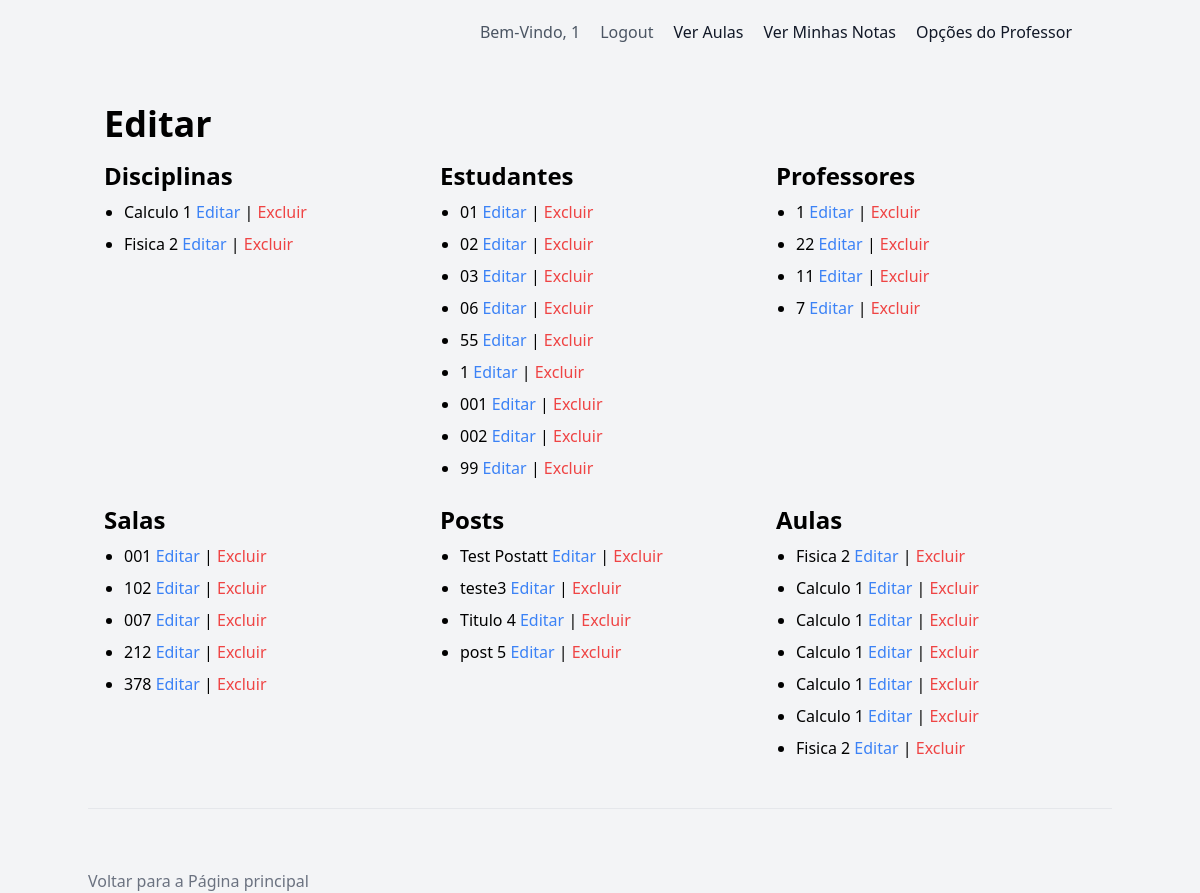
The app's page /editar/ (signed in), older data.
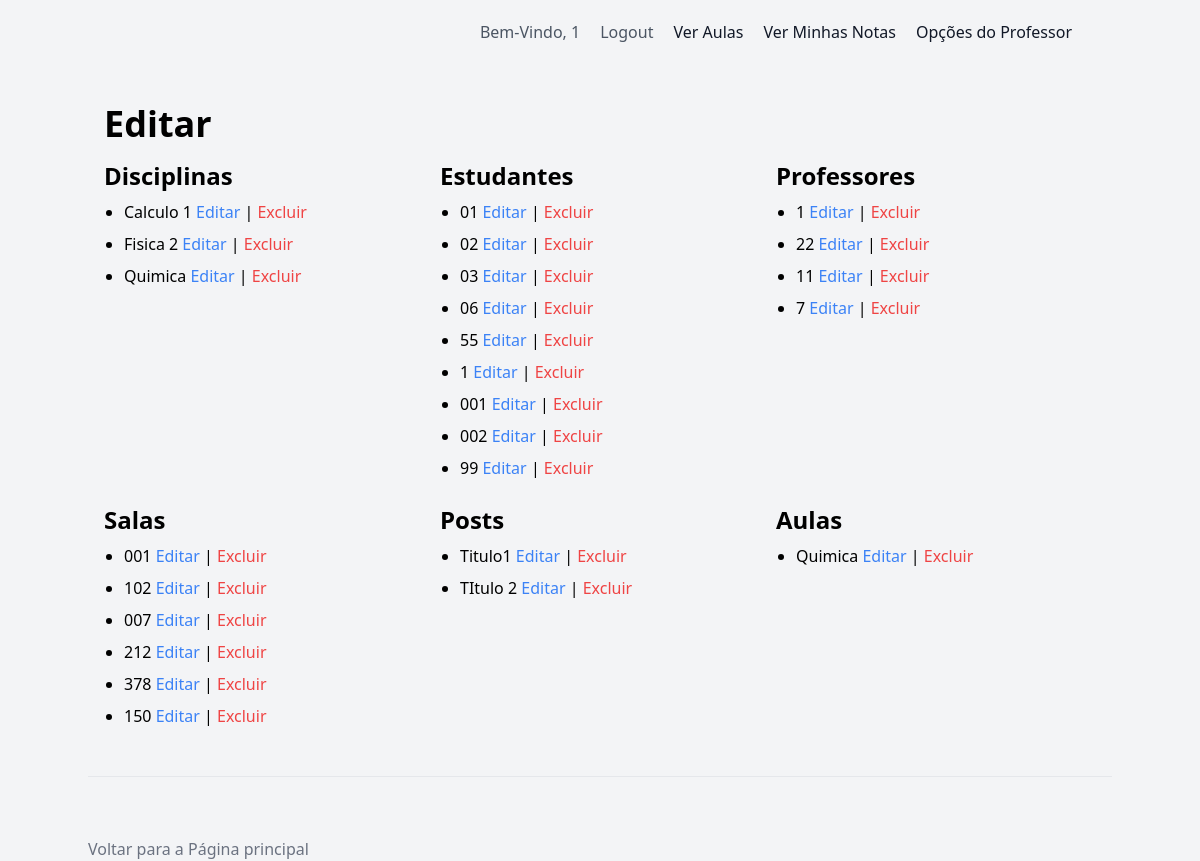
The same page, newer data.
### pi/models.py (models this page shows, shortened)
class Disciplina(models.Model):
    nome = models.CharField(max_length=100)
    codigo = models.CharField(max_length=10)
    professor = models.ForeignKey('Professor', on_delete=models.SET_NULL, null=True)
    sala = models.ForeignKey('Sala', on_delete=models.SET_NULL, null=True)
    horario_inicio = models.TimeField()
    horario_fim = models.TimeField()
    def __str__(self):
        return self.nome

class Estudante(AbstractUser):
    username = None
    email = None
    numero_estudante = models.CharField(max_length=255, unique=True)
    nome = models.CharField(max_length=100, null=True)
    matricula = models.CharField(max_length=50, null=True)
    curso = models.ForeignKey('Curso', on_delete=models.CASCADE, null=True)
    data_entrada = models.DateField(null=True)
    idade = models.IntegerField(null=True)
    endereco = models.CharField(max_length=400, null=True)
    cpf = models.CharField(max_length=14, null=True)
    rg = models.CharField(max_length=9, null=True)
    senha = models.CharField(max_length=150)
    aulas = models.ManyToManyField('Aula')
    reprovado = models.BooleanField(default=False)
    groups = models.ManyToManyField(
        'auth.Group',
        blank=True,
        help_text='The groups this user belongs to. A user will get all permissions granted to each of their groups.',
        related_name="estudante_groups",
        verbose_name='groups',
    )
    user_permissions = models.ManyToManyField(
        'auth.Permission',
        blank=True,
        help_text='Specific permissions for this user.',
        related_name="estudante_permissions",
        verbose_name='user permissions',
    )
    USERNAME_FIELD = 'numero_estudante'
    PASSWORD_FIELD = 'senha'
    REQUIRED_FIELDS = []
    class Meta:
        verbose_name = 'estudante'
        verbose_name_plural = 'estudantes'
        db_table = 'auth_estudante'

class Professor(AbstractUser):
    cordenador = models.CharField(max_length=100, null=True)
    nome = models.CharField(max_length=100, null=True)
    formacao = models.CharField(max_length=100, null=True)
    numero_funcionario = models.CharField(max_length=255, unique=True)
    senhap = models.CharField(max_length=150)
    aulas = models.ManyToManyField('Aula', related_name='professores')
    groups = models.ManyToManyField(
        'auth.Group',
        blank=True,
        help_text='The groups this user belongs to. A user will get all permissions granted to each of their groups.',
        related_name="professor_groups",
        verbose_name='groups',
    )
    user_permissions = models.ManyToManyField(
        'auth.Permission',
        blank=True,
        help_text='Specific permissions for this user.',
        related_name="professor_permissions",
        verbose_name='user permissions',
    )
    USERNAME_FIELD = 'numero_funcionario'
    PASSWORD_FIELD = 'senhap'
    class Meta:
        verbose_name = 'professor'
        verbose_name_plural = 'professors'
        db_table = 'auth_professor'
    @property
    def is_professor(self):
        return True

class Sala(models.Model):
    numero = models.CharField(max_length=10)
    bloco = models.CharField(max_length=1)

class Post(models.Model):
    title = models.CharField(max_length=200)
    description = models.CharField(max_length=300)
    content = models.TextField()
    date_posted = models.DateTimeField(auto_now_add=True)
    author = models.ForeignKey(settings.AUTH_USER_MODEL, on_delete=models.CASCADE)
    slug = models.SlugField(unique=True, blank=True)
    img_url = models.CharField(max_length=200, blank=True)

class Aula(models.Model):
    alunos = models.ManyToManyField('Estudante', related_name='aulas_estudante')
    professor = models.ForeignKey('Professor', on_delete=models.CASCADE)
    disciplina = models.ForeignKey('Disciplina', on_delete=models.CASCADE)
    sala = models.ForeignKey('Sala', on_delete=models.SET_NULL, null=True)  # Adicionado aqui
    dia_da_semana = models.CharField(max_length=20)
    hora_inicio = models.TimeField()
    hora_fim = models.TimeField()
    numero_lista = models.IntegerField(default=1)

### pi/views.py (the view)
# urls.py: path('editar/', views.editar, name='editar'),
def editar(request):
    aulas = Aula.objects.all()
    disciplinas = Disciplina.objects.all()
    estudantes = Estudante.objects.all()
    posts = Post.objects.all()
    salas = Sala.objects.all()
    professores = Professor.objects.all()
    cursos = Curso.objects.all()
    return render(request, 'editar.html', {
        'aulas': aulas,
        'disciplinas': disciplinas,
        'estudantes': estudantes,
        'posts': posts,
        'salas': salas,
        'professores': professores,
        'cursos' : cursos
    })

### pi/templates/editar.html
{% extends 'base.html' %}
{% block content %}
<div class="container mx-auto px-4">
    <h1 class="text-4xl font-bold mb-4">Editar</h1>
    <div class="grid grid-cols-6 gap-4">
        <div class="col-span-2">
            <h2 class="text-2xl font-bold mb-2">Disciplinas</h2>
            <ul class="list-disc pl-5">
                {% for disciplina in disciplinas %}
                <li class="mb-2">
                    {{ disciplina.nome }}
                    <a href="{% url 'editar_disciplina' disciplina.id %}" class="text-blue-500 hover:text-blue-800">Editar</a>
                    |
                    <a href="{% url 'excluir_disciplina' disciplina.id %}" class="text-red-500 hover:text-red-800">Excluir</a>
                </li>
                {% empty %}
                <li>Nenhuma disciplina encontrada.</li>
                {% endfor %}
            </ul>
        </div>
        <div class="col-span-2">
            <h2 class="text-2xl font-bold mb-2">Estudantes</h2>
            <ul class="list-disc pl-5">
                {% for estudante in estudantes %}
                <li class="mb-2">
                    {{ estudante.numero_estudante }}
                    <a href="{% url 'editar_estudante' estudante.id %}" class="text-blue-500 hover:text-blue-800">Editar</a>
                    |
                    <a href="{% url 'excluir_estudante' estudante.id %}" class="text-red-500 hover:text-red-800">Excluir</a>
                </li>
                {% empty %}
                <li>Nenhum estudante encontrado.</li>
                {% endfor %}
            </ul>
        </div>
        <div class="col-span-2">
            <h2 class="text-2xl font-bold mb-2">Professores</h2>
            <ul class="list-disc pl-5">
                {% for professor in professores %}
                <li class="mb-2">
                    {{ professor.numero_funcionario }}
                    <a href="{% url 'editar_professor' professor.id %}" class="text-blue-500 hover:text-blue-800">Editar</a>
                    |
                    <a href="{% url 'excluir_professor' professor.id %}" class="text-red-500 hover:text-red-800">Excluir</a>
                </li>
                {% empty %}
                <li>Nenhum professor encontrado.</li>
                {% endfor %}
            </ul>
        </div>
        <div class="col-span-2">
            <h2 class="text-2xl font-bold mb-2">Salas</h2>
            <ul class="list-disc pl-5">
                {% for sala in salas %}
                <li class="mb-2">
                    {{ sala.numero }}
                    <a href="{% url 'editar_sala' sala.id %}" class="text-blue-500 hover:text-blue-800">Editar</a>
                    |
                    <a href="{% url 'excluir_sala' sala.id %}" class="text-red-500 hover:text-red-800">Excluir</a>
                </li>
                {% empty %}
                <li>Nenhuma sala encontrada.</li>
                {% endfor %}
            </ul>
        </div>
        <div class="col-span-2">
            <h2 class="text-2xl font-bold mb-2">Posts</h2>
            <ul class="list-disc pl-5">
                {% for post in posts %}
                <li class="mb-2">
                    {{ post.title }}
                    <a href="{% url 'editar_post' post.id %}" class="text-blue-500 hover:text-blue-800">Editar</a>
                    |
                    <a href="{% url 'excluir_post' post.id %}" class="text-red-500 hover:text-red-800">Excluir</a>
                </li>
                {% empty %}
                <li>Nenhum post encontrado.</li>
                {% endfor %}
            </ul>
        </div>
        <div class="col-span-2">
            <h2 class="text-2xl font-bold mb-2">Aulas</h2>
            <ul class="list-disc pl-5">
                {% for aula in aulas %}
                <li class="mb-2">
                    {{ aula.disciplina }}
                    <a href="{% url 'editar_aula' aula.id %}" class="text-blue-500 hover:text-blue-800">Editar</a>
                    |
                    <a href="{% url 'excluir_aula' aula.id %}" class="text-red-500 hover:text-red-800">Excluir</a>
                </li>
                {% empty %}
                <li>Nenhuma aula encontrada.</li>
                {% endfor %}
            </ul>
        </div>
    </div>
</div>
{% endblock %}

### pi/templates/base.html (shortened to what this page needs)
{% load static %}
<!DOCTYPE html>
<html lang="pt-br">
<head>
    <link href="https://cdn.jsdelivr.net/npm/tailwindcss@2.2.19/dist/tailwind.min.css" rel="stylesheet">
</head>
<body class="bg-gray-100">
    <header class="text-gray-600 body-font">
        <div class="container mx-auto flex flex-wrap p-5 flex-col md:flex-row items-center">
            <nav class="md:ml-auto flex flex-wrap items-center text-base justify-center">
                {% if user.is_authenticated %}
                <p class="mr-5 hover:text-gray-900">Bem-Vindo,
                    {% if user.is_professor %}
                    {{ user.numero_funcionario }}
                    {% else %}
                    {{ user.numero_estudante }}
                    {% endif %}
                </p>
                <a href="{% url 'logout' %}" class="mr-5 hover:text-gray-900">Logout</a>
                <a href="{% url 'ver_aulas' %}" class="mr-5 text-gray-900 hover:text-gray-700">Ver Aulas</a>
                <a href="{% url 'ver_minhas_notas' %}" class="mr-5 text-gray-900 hover:text-gray-700">Ver Minhas Notas</a>
                {% if user.is_professor %}
                <div class="relative inline-block text-left">
                    <button type="button" class="mr-5 text-gray-900 hover:text-gray-700 focus:outline-none" id="professorMenuButton" aria-expanded="false" aria-haspopup="true">
                        Opções do Professor
                    </button>
                </div>
                {% endif %}
                {% endif %}
            </nav>
        </div>
    </header>
    <main class="container mx-auto mt-10">
        {% block content %}{% endblock %}
    </main>
        <div class="container mx-auto flex items-center flex-wrap border-t border-gray-200 pt-10 mt-10">
            <div class="text-center mt-5">
                <a href="{% url 'home' %}" class="text-gray-500 hover:text-gray-900">Voltar para a Página principal</a>
            </div>
        </div>
</body>
</html>

Row changes from the older to the newer data that the page shows:
removed Post: title "Test Postatt"
removed Post: title "teste3"
removed Aula: disciplina "Fisica 2"
removed Aula: disciplina "Calculo 1"
removed Aula: disciplina "Calculo 1"
removed Aula: disciplina "Calculo 1"
removed Aula: disciplina "Calculo 1"
removed Aula: disciplina "Calculo 1"
removed Aula: disciplina "Fisica 2"
added Disciplina: nome "Quimica"
added Sala: numero "150"
changed Post: title "Titulo 4" → "Titulo1"
changed Post: title "post 5" → "TItulo 2"
added Aula: disciplina "Quimica"
